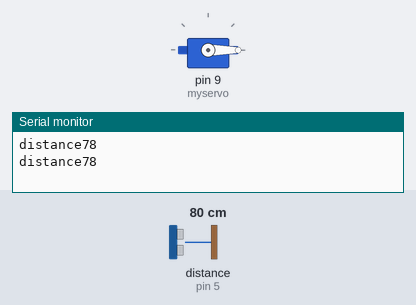
Bench run of a sketch on a simulated Arduino Uno, built with avr-gcc and run on an emulated ATmega328P. On the bench: servo, the last lines printed to the serial monitor. Wiring (inferred from the names in the program): ultrasonic range finder: trigger pin 3; echo pin 5. Inputs (shaded band) come from the test bench; at power-on: distance to the obstacle (sensor on pin 5) 80 cm. The echo pulse lasts 58.3 µs per cm.

Above: at 2.8 s.
2.9 s: distance to the obstacle (sensor on pin 5) set to 55 cm
5.6 s: distance to the obstacle (sensor on pin 5) set to 49 cm
At 6.9 s:
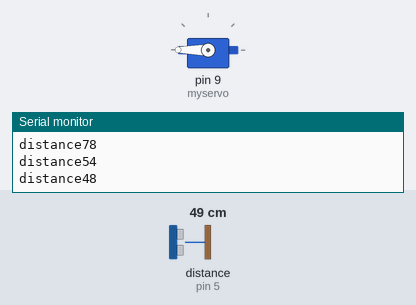
8.3 s: distance to the obstacle (sensor on pin 5) set to 60 cm
At 11.2 s:
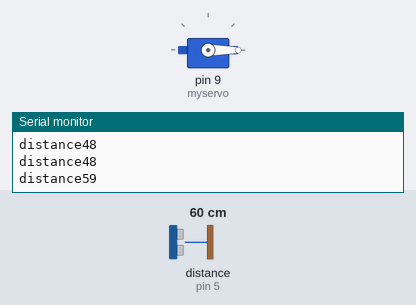
11.5 s: distance to the obstacle (sensor on pin 5) set to 2 cm
At 13.0 s:
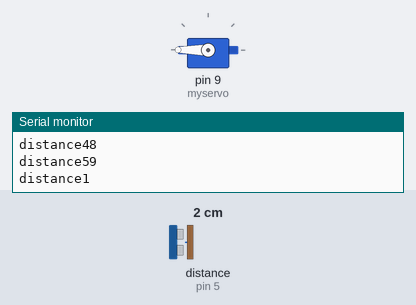
Timing chart, 0 to 14.5 s (numbered marks = the images above; inputs shaded):
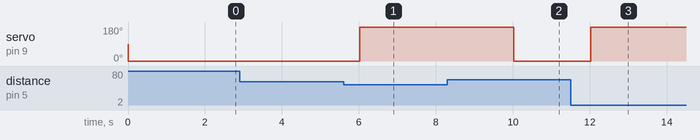

The sketch:

gilbert.ino
```cpp
#include<Servo.h>
Servo myservo;
const int trigPin=3;
const int echoPin=5;
long tmeduration;
int distance;
void setup() {
  myservo.attach(9);
  pinMode(trigPin,OUTPUT);
  pinMode(echoPin,INPUT);
  Serial.begin(9600);


}

void loop() {
  digitalWrite(trigPin, LOW);
  delayMicroseconds(2);
  digitalWrite(trigPin, HIGH);
  delayMicroseconds(10);
  digitalWrite(trigPin, LOW);

  tmeduration=pulseIn(echoPin,HIGH);
  distance=(0.034*tmeduration)/2;

  if(distance<=50){
    myservo.write(180);
  }
  else{
    myservo.write(0);}

    Serial.print("distance");
    Serial.println(distance);


    delay(2000);
}
```

Measured:
- the behaviour switches between 52 and 51 cm on distance to the obstacle (sensor on pin 5) (found by bisection; images 0 and 1)
- after the input at 5.6 s, servo on pin 9 (myservo): 0° → 180° after 0.42 s
- after the input at 8.3 s, servo on pin 9 (myservo): 180° → 0° after 1.7 s
- after the input at 11.5 s, servo on pin 9 (myservo): 0° → 180° after 0.53 s
